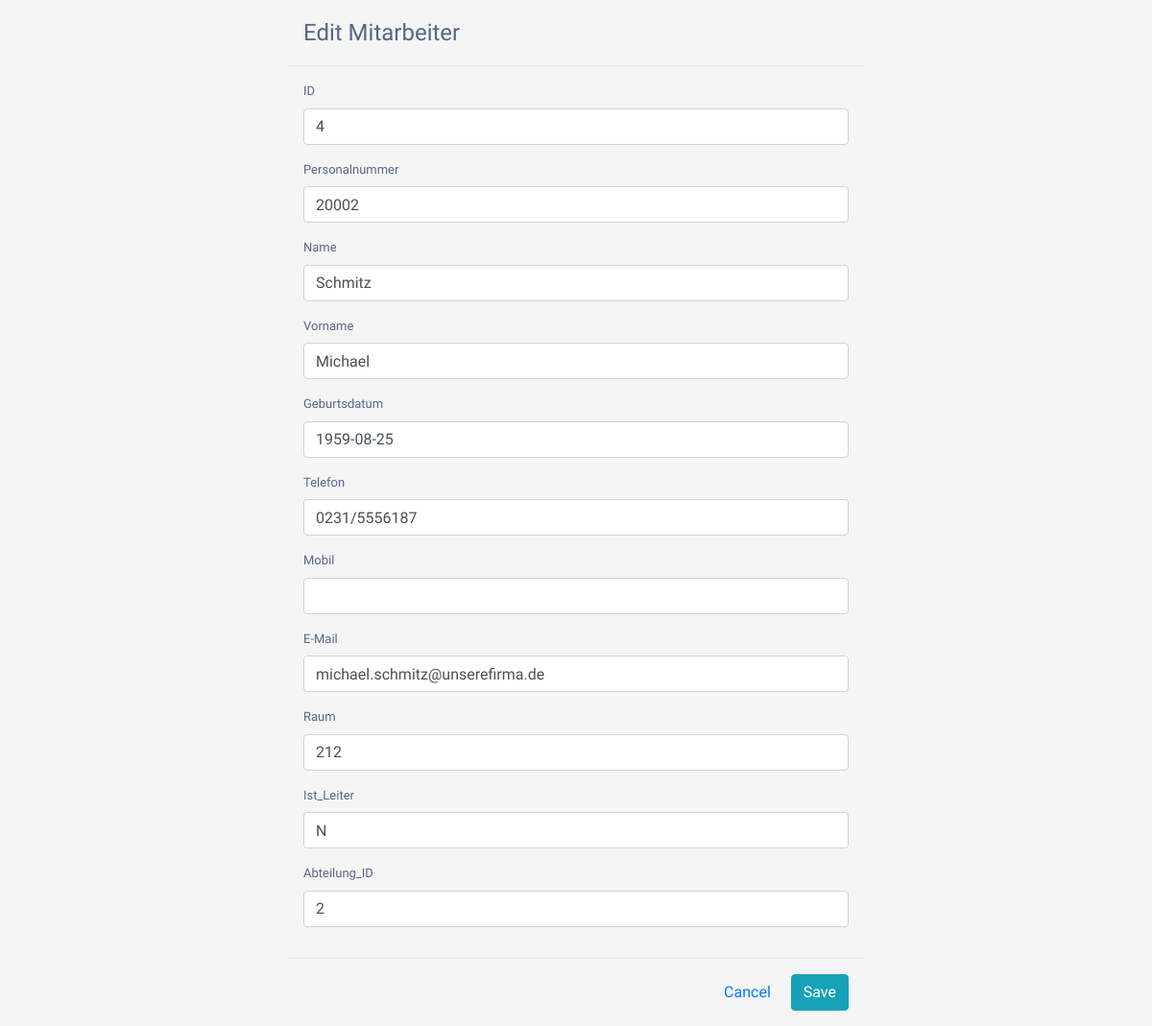
The page /edit.php?id=4&table=Mitarbeiter on the database its author committed.
### tables this page shows
CREATE TABLE `Mitarbeiter` (
  `ID` int(11) NOT NULL,
  `Personalnummer` varchar(10) NOT NULL,
  `Name` varchar(30) NOT NULL,
  `Vorname` varchar(30) NOT NULL,
  `Geburtsdatum` date NOT NULL,
  `Telefon` varchar(30) DEFAULT NULL,
  `Mobil` varchar(30) DEFAULT NULL,
  `E-Mail` varchar(50) DEFAULT NULL,
  `Raum` varchar(10) DEFAULT NULL,
  `Ist_Leiter` char(1) NOT NULL,
  `Abteilung_ID` int(11) NOT NULL
);

### edit.php (the view, shortened to what this page needs)
<?php
include_once('con.php');
$id = $_GET['id'];
?>
    <div class="container">
        <form method="POST" style="max-width: 600px; margin: 0 auto">
            <div class="modal-header">
                <h4 class="modal-title">Edit <?php echo $currentTable; ?></h4>
            </div>
            <div class="modal-body">
                <?php foreach(query('select * from ' . $currentTable . ' WHERE id = ' . $id) as $key => $row) { ?>
                    <?php foreach($row as $rKey => $rValue) { ?>
                    <div class="form-group">
                            <label><?php echo $rKey; ?></label>
                            <input name="<?php echo $rKey; ?>" type="text" class="form-control" value="<?php echo $rValue; ?>">
                        </div>
                    <?php } ?>
                <?php } ?>
            </div>
            <div class="modal-footer">
                <a type="button" class="btn btn-default" data-dismiss="modal" href="<?php echo $subDirectory . '?table=' . $currentTable; ?>">Cancel</a>
                <input type="submit" class="btn btn-info" value="Save">
            </div>
        </form>
    </div>

### style.css (style rules this page uses)
body { color: #566787; background: #f5f5f5; font-family: 'Varela Round', sans-serif; font-size: 13px; }

### rows shown on the page
mitarbeiter: rKey "ID", ID "4", rKey "Personalnummer", Personalnummer "20002", rKey "Name", Name "Schmitz", rKey "Vorname", Vorname "Michael", rKey "Geburtsdatum", Geburtsdatum "1959-08-25", rKey "Telefon", Telefon "0231/5556187", rKey "Mobil", rKey "E-Mail", E-Mail "michael.schmitz@unserefirma.de", rKey "Raum", Raum "212", rKey "Ist_Leiter", Ist_Leiter "N", rKey "Abteilung_ID", Abteilung_ID "2"

### other values the page prints
$currentTable "Mitarbeiter"
